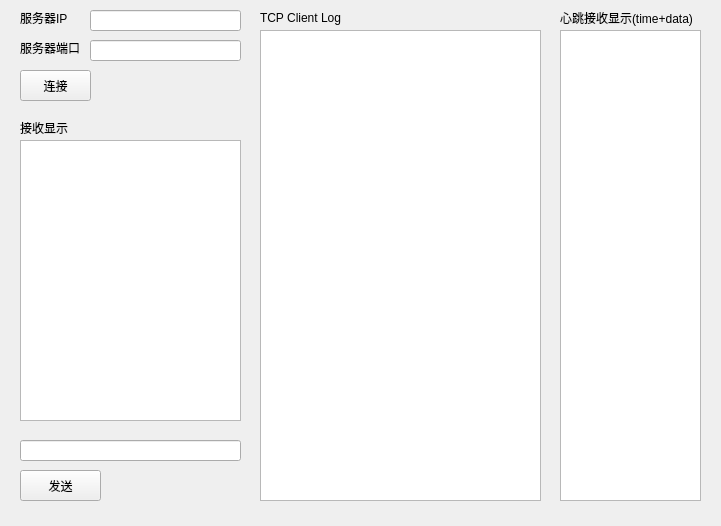
<?xml version="1.0" encoding="UTF-8"?>
<ui version="4.0">
 <class>MainWindow</class>
 <widget class="QMainWindow" name="MainWindow">
  <property name="geometry">
   <rect>
    <x>0</x>
    <y>0</y>
    <width>721</width>
    <height>526</height>
   </rect>
  </property>
  <property name="windowTitle">
   <string>TCPTest-Client</string>
  </property>
  <widget class="QWidget" name="centralWidget">
   <widget class="QLineEdit" name="lineEdit_serverIP">
    <property name="geometry">
     <rect>
      <x>90</x>
      <y>10</y>
      <width>151</width>
      <height>21</height>
     </rect>
    </property>
   </widget>
   <widget class="QLabel" name="label_3">
    <property name="geometry">
     <rect>
      <x>20</x>
      <y>10</y>
      <width>61</width>
      <height>16</height>
     </rect>
    </property>
    <property name="text">
     <string>服务器IP</string>
    </property>
   </widget>
   <widget class="QTextBrowser" name="textBrowser_log">
    <property name="geometry">
     <rect>
      <x>260</x>
      <y>30</y>
      <width>281</width>
      <height>471</height>
     </rect>
    </property>
   </widget>
   <widget class="QLineEdit" name="lineEdit_serverPort">
    <property name="geometry">
     <rect>
      <x>90</x>
      <y>40</y>
      <width>151</width>
      <height>21</height>
     </rect>
    </property>
   </widget>
   <widget class="QTextBrowser" name="textBrowser_recive">
    <property name="geometry">
     <rect>
      <x>20</x>
      <y>140</y>
      <width>221</width>
      <height>281</height>
     </rect>
    </property>
   </widget>
   <widget class="QLabel" name="label_2">
    <property name="geometry">
     <rect>
      <x>260</x>
      <y>10</y>
      <width>91</width>
      <height>16</height>
     </rect>
    </property>
    <property name="text">
     <string>TCP Client Log</string>
    </property>
   </widget>
   <widget class="QLabel" name="label_4">
    <property name="geometry">
     <rect>
      <x>20</x>
      <y>40</y>
      <width>61</width>
      <height>16</height>
     </rect>
    </property>
    <property name="text">
     <string>服务器端口</string>
    </property>
   </widget>
   <widget class="QPushButton" name="pushButton_connect">
    <property name="geometry">
     <rect>
      <x>20</x>
      <y>70</y>
      <width>71</width>
      <height>31</height>
     </rect>
    </property>
    <property name="text">
     <string>连接</string>
    </property>
   </widget>
   <widget class="QPushButton" name="pushButton_send">
    <property name="geometry">
     <rect>
      <x>20</x>
      <y>470</y>
      <width>81</width>
      <height>31</height>
     </rect>
    </property>
    <property name="text">
     <string>发送</string>
    </property>
   </widget>
   <widget class="QLabel" name="label">
    <property name="geometry">
     <rect>
      <x>20</x>
      <y>120</y>
      <width>51</width>
      <height>16</height>
     </rect>
    </property>
    <property name="text">
     <string>接收显示</string>
    </property>
   </widget>
   <widget class="QLineEdit" name="lineEdit_send">
    <property name="geometry">
     <rect>
      <x>20</x>
      <y>440</y>
      <width>221</width>
      <height>21</height>
     </rect>
    </property>
   </widget>
   <widget class="QLabel" name="label_5">
    <property name="geometry">
     <rect>
      <x>560</x>
      <y>10</y>
      <width>141</width>
      <height>16</height>
     </rect>
    </property>
    <property name="text">
     <string>心跳接收显示(time+data)</string>
    </property>
   </widget>
   <widget class="QTextBrowser" name="textBrowser_heartbeat">
    <property name="geometry">
     <rect>
      <x>560</x>
      <y>30</y>
      <width>141</width>
      <height>471</height>
     </rect>
    </property>
   </widget>
  </widget>
 </widget>
 <layoutdefault spacing="6" margin="11"/>
 <resources/>
 <connections/>
</ui>
